Frame 1 (no input): blank canvas, image omitted
Frame 60 (the mouse pressed at the canvas centre just before this capture): blank canvas, image omitted
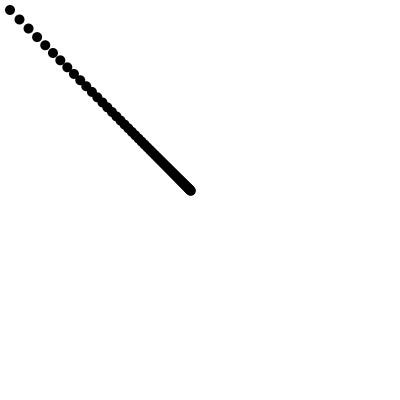
Frame 120 (the mouse held since frame 60 and released just before this capture)

The Processing sketch whose frames 1 and 60 were blank and that drew this single picture after the mouse press (run headless with seeded random() and noise(); from frame 60 on, the mouse is pressed at the canvas centre):

// Processing sketch: sketch_200608_kadai
// ── sketch_200608_kadai.pde
  double easing = 0.05;  //delay of point
   float posX = 0;     //position X
   float posY = 0;     //position Y
 
   //初期処理関数
   void setup() {
      size(400, 400);  //window
      background(255, 255, 255);  //white
      noStroke();  //lineless
      fill(0,0,0);  //black      
   }

   //描画処理関数
   void draw() {
      if (mousePressed == true) {
         posX = posX + (mouseX - posX) * (float)easing;
         posY = posY + (mouseY - posY) * (float)easing;
         ellipse(posX, posY, 10, 10); //circle
      }
      else
      {
        posX = mouseX;
        posY = mouseY;
      }
   }

   void keyPressed() {
      if(key == 'r'){
        fill(255,0,0);    //red
      }else if(key == 'g'){
        fill(0,255,0);  //yellow
      }else if(key == 'b'){
        fill(0,0,255);      //blue
      }else if(key == 'y'){
        fill(255,255,0);      //yellow
      }else if(key == 'w'){
        fill(255,255,255);    //white
      }
   }
